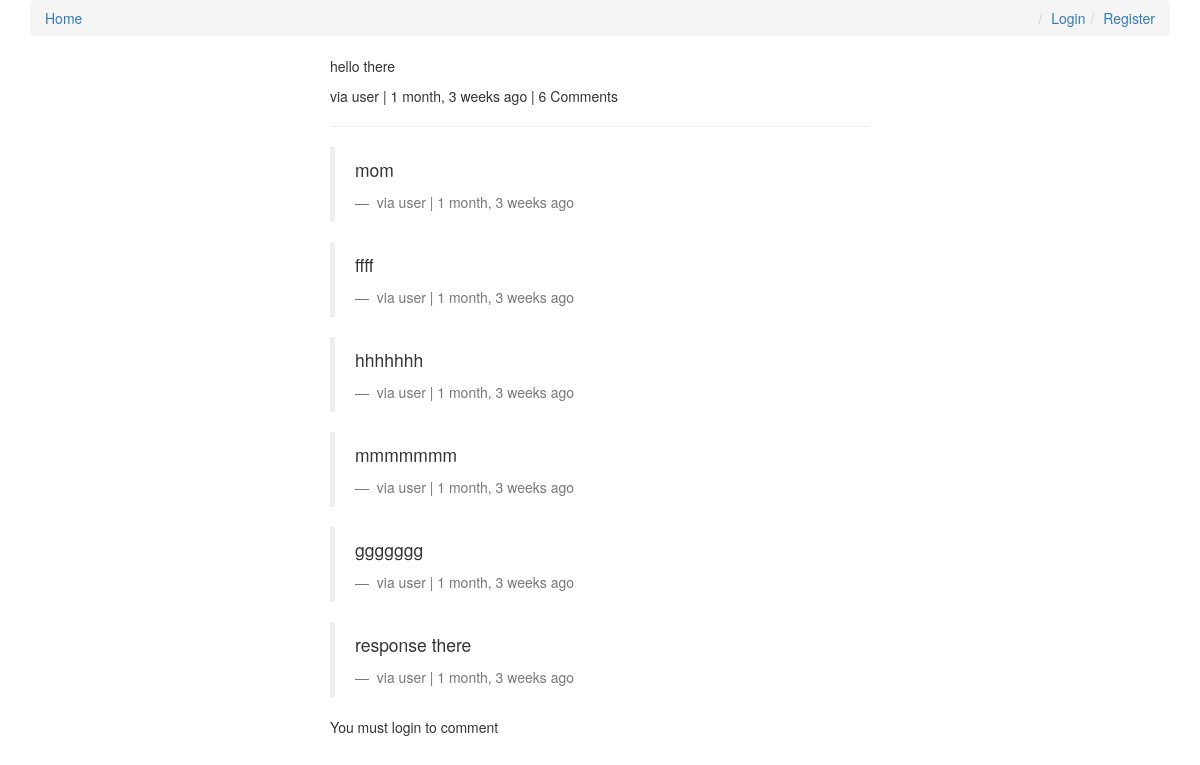
The page /comments/4/ on the database its author committed.
### comments/models.py (models this page shows, shortened)
class Comment(models.Model):
    user = models.ForeignKey(settings.AUTH_USER_MODEL, default=1)
    content_type = models.ForeignKey(ContentType, on_delete=models.CASCADE, null=True)
    object_id = models.PositiveIntegerField(null=True)
    content_object = GenericForeignKey('content_type', 'object_id')
    parent = models.ForeignKey('self', null=True, blank=True)
    content = models.TextField()
    timestamp = models.DateTimeField(auto_now_add=True)
    objects = CommentManager()
    class Meta:
        ordering = ['-timestamp']
    def children(self):
        return Comment.objects.filter(parent=self)
    @property
    def is_parent(self):
        if self.parent is not None:
            return False
        return True

### comments/views.py (the view, shortened to what this page needs)
# urls.py: url(r'^(?P<id>\d+)/$', comment_thread, name='thread'),
def comment_thread(request, id):
    try:
        obj = Comment.objects.get(id=id)
    except:
        raise Http404
    if not obj.is_parent:
        obj = obj.parent
    initial_data = {
        "content_type": obj.content_type,
        "object_id": obj.object_id
    }
    form = CommentForm(request.POST or None, initial=initial_data)
    print(form.errors)
    context = {
        "comment": obj,
        "form": form,
    }
    return render(request, "comment_thread.html", context)

### templates/comment_thread.html (shortened to what this page needs)
{% extends "base.html" %}
{% load urlify %}
{% load crispy_forms_tags %}
{% block content %}
    <div class='col-sm-6 col-sm-offset-3'>
        <p>
            {{ comment.content }}
        </p>
        <footer>
            via {{ comment.user }} | {{ comment.timestamp|timesince }} ago
            |
            {% with nb_comments=comment.children.count %}
                {{ nb_comments }} Comment{{nb_comments|pluralize}}
            {% endwith %}
        </footer>
        <hr/>
        <div>
            {% for child_comment in comment.children %}
                <blockquote>
                    <p>{{ child_comment.content }}</p>
                    <footer>
                        via {{ child_comment.user }} | {{ child_comment.timestamp|timesince }} ago
                    </footer>
                </blockquote>
            {% endfor %}
            {% if request.user.is_authenticated %}
                <form method="POST" action=".">
                    {% csrf_token %}
                    {{ form|crispy }}
                    <input type="hidden" name="parent_id" value="{{ comment.id }}" />
                    <input type="submit" value="Reply" class="btn btn-default" />
                </form>
            {% else %}
                <p>You must login to comment</p>
            {% endif %}
        </div>
    </div>
{% endblock content %}

### templates/base.html (shortened to what this page needs)
{% load staticfiles %}
<html>
	<head>
		<link rel="stylesheet" href="https://maxcdn.bootstrapcdn.com/bootstrap/3.3.6/css/bootstrap.min.css">
		<link rel="stylesheet" href="https://maxcdn.bootstrapcdn.com/bootstrap/3.3.6/css/bootstrap-theme.min.css">
		<link rel="stylesheet" type="text/css" href="https://maxcdn.bootstrapcdn.com/font-awesome/4.5.0/css/font-awesome.min.css">
		<link rel='stylesheet' href='{% static "css/base.css" %}' />
	</head>
	<body>
		<div class='container'>
			<ol class="breadcrumb">
				<li><a href="{% url 'posts:list' %}">Home</a></li>
				{% if not request.user.is_authenticated %}
					<li class="pull-right"><a href="{% url 'register' %}">Register</a></li>
					<li class="pull-right"><a href="{% url 'login' %}">Login</a></li>
				{% else %}
					<li class="pull-right"><a href="{% url 'logout' %}">Logout</a></li>
					<li class="pull-right">{{ request.user.username }}</li>
				{% endif %}
			</ol>
			{% block content %}{% endblock content %}
		</div>
	</body>
</html>

### rows shown on the page
Comment: content "hello there", user "user", timestamp "1 month, 3 weeks"
Comment: content "mom", user "user", timestamp "1 month, 3 weeks"
Comment: content "ffff", user "user", timestamp "1 month, 3 weeks"
Comment: content "hhhhhhh", user "user", timestamp "1 month, 3 weeks"
Comment: content "mmmmmmm", user "user", timestamp "1 month, 3 weeks"
Comment: content "ggggggg", user "user", timestamp "1 month, 3 weeks"
Comment: content "response there", user "user", timestamp "1 month, 3 weeks"

### other values the page prints
{{ nb_comments }} "6"
